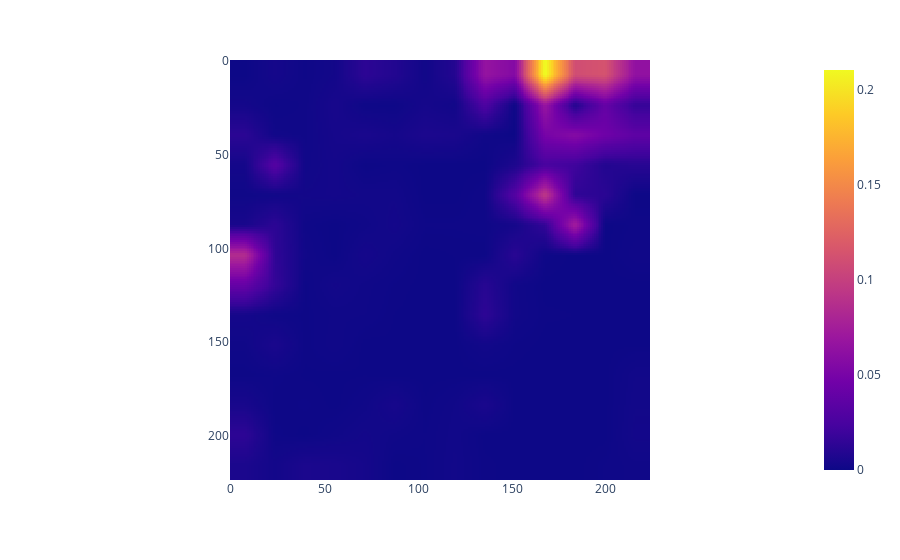

The cell this chart's notebook holds for it:
### Code cell
ex.imshow(hmpd[0][0][0].detach().cpu())

### Figure 1 — Plotly figure (JSON) as saved in the notebook; plotly's stock layout.template omitted (floating-point values rounded to 4 significant figures; data arrays with more than 128 entries replaced by an {"elided": "..."} marker saying what was removed)
{"data": [{"coloraxis": "coloraxis", "hovertemplate": "x: %{x}<br>y: %{y}<br>color: %{z}<extra></extra>", "name": "0", "type": "heatmap", "xaxis": "x", "yaxis": "y", "z": {"elided": "224x224 float values"}}], "layout": {"coloraxis": {"colorscale": [[0, "#0d0887"], [0.1111, "#46039f"], [0.2222, "#7201a8"], [0.3333, "#9c179e"], [0.4444, "#bd3786"], [0.5556, "#d8576b"], [0.6667, "#ed7953"], [0.7778, "#fb9f3a"], [0.8889, "#fdca26"], [1, "#f0f921"]]}, "margin": {"t": 60}, "xaxis": {"anchor": "y", "constrain": "domain", "domain": [0, 1], "scaleanchor": "y"}, "yaxis": {"anchor": "x", "autorange": "reversed", "constrain": "domain", "domain": [0, 1]}}}
